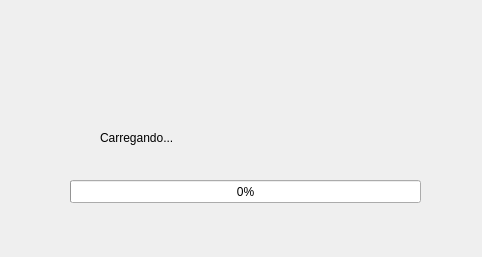
<?xml version="1.0" encoding="UTF-8"?>
<ui version="4.0">
 <class>FrmLoading</class>
 <widget class="QMainWindow" name="FrmLoading">
  <property name="geometry">
   <rect>
    <x>0</x>
    <y>0</y>
    <width>482</width>
    <height>257</height>
   </rect>
  </property>
  <property name="windowTitle">
   <string/>
  </property>
  <widget class="QWidget" name="centralwidget">
   <widget class="QProgressBar" name="progressBar">
    <property name="geometry">
     <rect>
      <x>70</x>
      <y>180</y>
      <width>351</width>
      <height>23</height>
     </rect>
    </property>
    <property name="value">
     <number>0</number>
    </property>
   </widget>
   <widget class="QLabel" name="lblStatus">
    <property name="geometry">
     <rect>
      <x>100</x>
      <y>130</y>
      <width>251</width>
      <height>16</height>
     </rect>
    </property>
    <property name="text">
     <string>Carregando...</string>
    </property>
   </widget>
  </widget>
 </widget>
 <resources/>
 <connections/>
 <slots>
  <signal>opened()</signal>
 </slots>
</ui>
